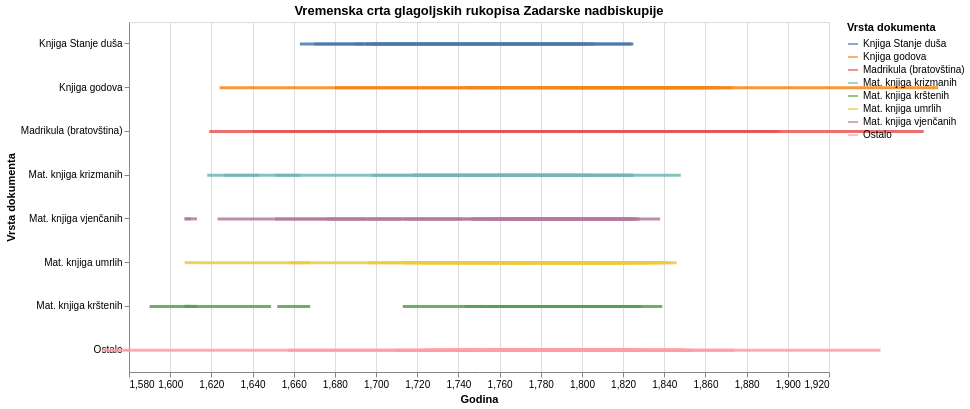

Source (notebook cell):
### Code cell
# ── VIZUALIZACIJA 10: Interaktivni Altair – Vremenska crta po kategoriji ──────
df_tl = df.dropna(subset=['godina_pocetka']).copy()
df_tl['godina_kraja_fill'] = df_tl['godina_kraja'].fillna(df_tl['godina_pocetka'] + 50)
df_tl = df_tl[df_tl['godina_pocetka'] >= 1500]

selection_k = alt.selection_point(fields=['kategorija'], bind='legend')

strip = (
    alt.Chart(df_tl)
    .mark_rule(strokeWidth=3, opacity=0.75)
    .encode(
        x=alt.X('godina_pocetka:Q', title='Godina', scale=alt.Scale(domain=[1580, 1920])),
        x2='godina_kraja_fill:Q',
        y=alt.Y('kategorija:N', title='Vrsta dokumenta', sort='-x'),
        color=alt.Color('kategorija:N',
                        scale=alt.Scale(scheme='tableau10'),
                        legend=alt.Legend(title='Vrsta dokumenta')),
        opacity=alt.condition(selection_k, alt.value(0.85), alt.value(0.1)),
        tooltip=[
            alt.Tooltip('naslov:N', title='Naslov'),
            alt.Tooltip('mjesto_izdavanja_proizvodnje:N', title='Mjesto'),
            alt.Tooltip('raspon_godina_izdavanja_proizvodnje:N', title='Datacija'),
            alt.Tooltip('signatura:N', title='Signatura'),
        ]
    )
    .add_params(selection_k)
    .properties(
        width=700, height=350,
        title='Vremenska crta glagoljskih rukopisa Zadarske nadbiskupije'
    )
)

strip.save('slike/glag_vremenska_crta.html')
display(strip)
print('Pohranjeno: slike/glag_vremenska_crta.html')
